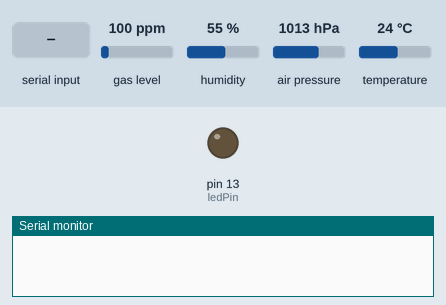
This sketch was run on a simulated Arduino Uno, built with avr-gcc and run on an emulated ATmega328P. Parts: output pins drawn as LEDs (lit = HIGH), the last lines printed to the serial monitor. The inputs (shaded band) are chosen by the test bench; at power-on: gas level 100 ppm, humidity 55 %, air pressure 1013 hPa, temperature 24 °C.

Above: at 1.3 s.
1.4 s: "1" received over Serial
At 2.2 s:
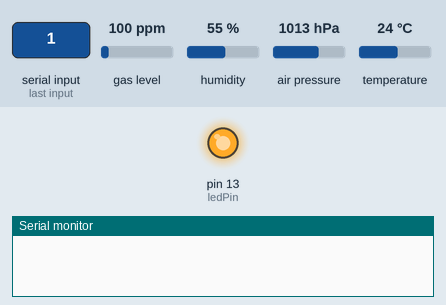
2.9 s: "0" received over Serial
At 3.4 s:
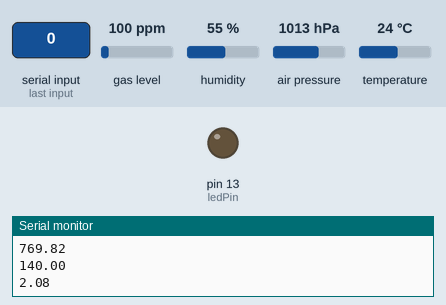
Timing chart, 0 to 5.9 s (numbered marks = the images above; inputs shaded):
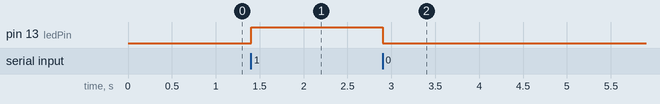

Measured:
- after the input at 1.4 s, pin 13 (ledPin): LOW → HIGH at once
- after the input at 2.9 s, pin 13 (ledPin): HIGH → LOW at once

The sketch:

AirQualityMonitor.ino
```cpp
#include <Adafruit_Sensor.h>
#include "Adafruit_BME680.h"

#define SEALEVELPRESSURE_HPA (1013.25)
Adafruit_BME680 bme; // I2C

#define ledPin 13

//Dirty init
int ID = 4;
char deviceName[] = "HC-05-V2";

int state = 0;

void setup() {
  pinMode(ledPin, OUTPUT);
  digitalWrite(ledPin, LOW);
  Serial.begin(9600); // Default communication rate of the Bluetooth module

  if (!bme.begin(0x76)) {
    Serial.println("Could not find a valid BME680 sensor, check wiring!");
    while (1);
  }

  // Set up oversampling and filter initialization
  bme.setTemperatureOversampling(BME680_OS_8X);
  bme.setHumidityOversampling(BME680_OS_2X);
  bme.setPressureOversampling(BME680_OS_4X);
  bme.setIIRFilterSize(BME680_FILTER_SIZE_3);
  bme.setGasHeater(320, 150); // 320*C for 150 ms

  bme.performReading();
}

void sendParameters()
{
  double temp = 0.0;
  double hum = 0.0;
  double pres = 0.0;
  double gas = 0.0;

  bme.performReading();

  bme.performReading();
  temp = temp + bme.temperature;
  hum = hum + bme.humidity;
  pres = pres + bme.pressure;
  gas = gas + bme.gas_resistance;

  bme.performReading();
  temp = temp + bme.temperature;
  hum = hum + bme.humidity;
  pres = pres + bme.pressure;
  gas = gas + bme.gas_resistance;

  bme.performReading();
  temp = temp + bme.temperature;
  hum = hum + bme.humidity;
  pres = pres + bme.pressure;
  gas = gas + bme.gas_resistance;

  bme.performReading();
  temp = temp + bme.temperature;
  hum = hum + bme.humidity;
  pres = pres + bme.pressure;
  gas = gas + bme.gas_resistance;

  if (! bme.performReading())
  {
    Serial.println("Starting transmission");
    Serial.println(ID);
    Serial.println(deviceName);
    Serial.println(0.0f);
    Serial.println(0.0f);
    Serial.println(0.0f);
    Serial.println(0.0f);
    Serial.println(0.0f);
  }
  else{
    Serial.println("Starting transmission");
    Serial.println(ID);
    Serial.println(deviceName);
    Serial.println((temp + bme.temperature)/5.0);
    Serial.println((hum + bme.humidity)/5.0);
    Serial.println((((pres + bme.pressure)/5.0) / 98.7) * 0.75006);
    Serial.println(((gas + bme.gas_resistance)/5.0) / 1000.0);
    Serial.println(bme.readAltitude(SEALEVELPRESSURE_HPA));
  }
}
void loop()
{
  if(Serial.available() > 0)
  { // Checks whether data is comming from the serial port
    state = Serial.read(); // Reads the data from the serial port
  }
  if (state == '0')
  {
    digitalWrite(ledPin, LOW); // Turn LED OFF
    //Serial.println("LED: OFF"); // Send back, to the phone, the String "LED: ON"
    state = 0;
    sendParameters();
  }else if (state == '1') {
    digitalWrite(ledPin, HIGH);
    //Serial.println("LED: ON");
    state = 0;
    sendParameters();
  }
}
```
